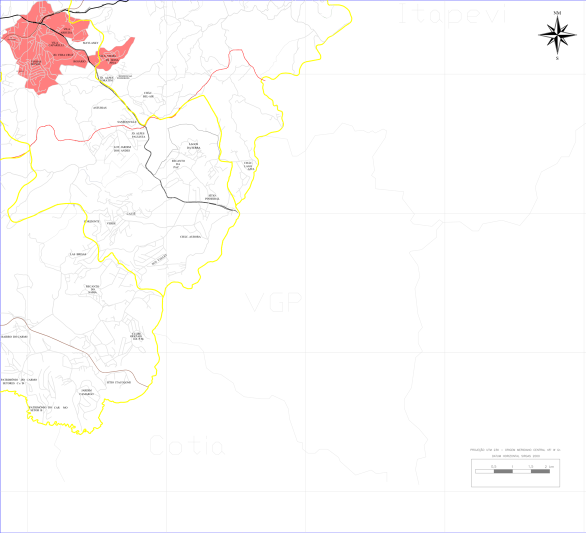
#> input picture scripts/viewport_carta_05.png, 1171 x 1066 px, found by its file name (shown at 1/2 size); its folder holds 3 pictures in this run
$ python check_viewport_content.py
#> lines starting #> are read from the running program, lines starting #| are printed output that depends on the picture; after the words box and inside, x2 and y2 are one past the last pixel; in counts of white or black regions, pixels touching at a corner belong together
from PIL import Image
import numpy as np

for num, name in [(5, 'maylasky'), (6, 'sao_joao_novo'), (7, 'canguera')]:
    src = f"C:/Users/admin/.gemini/antigravity/scratch/sao-roque-gis-hub/scripts/viewport_carta_0{num}.png"
    img = Image.open(src)
#> img is the input picture: PIL image 1171x1066 RGB; mean R, G, B 252.9, 250.9, 249.9
    arr = np.array(img.convert("RGB"))
    non_white = (arr[:, :, 0] < 240) | (arr[:, :, 1] < 240) | (arr[:, :, 2] < 240)
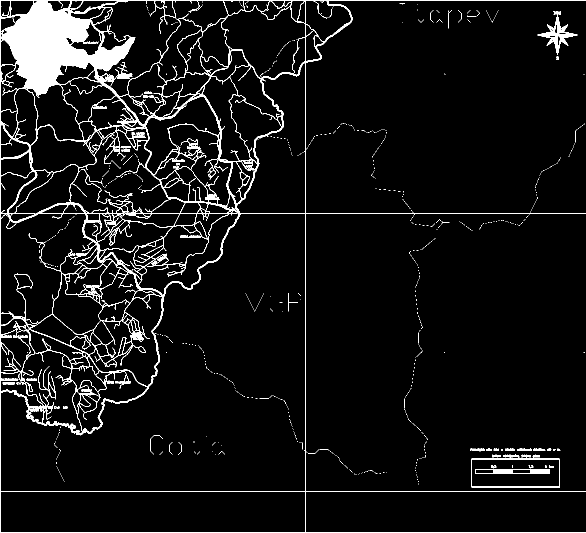
#> non_white: shape (1066, 1171) bool (shown at 1/2 size); 6% white; 766 white regions (711 under 20 px), largest, box (x1, y1, x2, y2) and area: (0, 0, 1171, 1066) 67210, (1075, 31, 1155, 109) 1432, (950, 938, 1100, 947) 930
    rows = np.any(non_white, axis=1)
    cols = np.any(non_white, axis=0)
    if np.any(rows) and np.any(cols):
        rmin, rmax = np.where(rows)[0][[0, -1]]
#> rmin = 0; rmax = 1065
        cmin, cmax = np.where(cols)[0][[0, -1]]
#> cmin = 0; cmax = 1170
        print(f"Carta {num} ({name}) content in viewport thumb ({img.width}x{img.height}):")
#| Carta 5 (maylasky) content in viewport thumb (1171x1066):
        print(f"  cols: [{cmin}, {cmax}] (width = {cmax - cmin})")
#|   cols: [0, 1170] (width = 1170)
        print(f"  rows: [{rmin}, rmax: {rmax}] (height = {rmax - rmin})")
#|   rows: [0, rmax: 1065] (height = 1065)
#> pass 2 of the loop `for num, name in [(5, 'maylasky'), (6, 'sao_joao_novo'), (7, 'canguera..`:
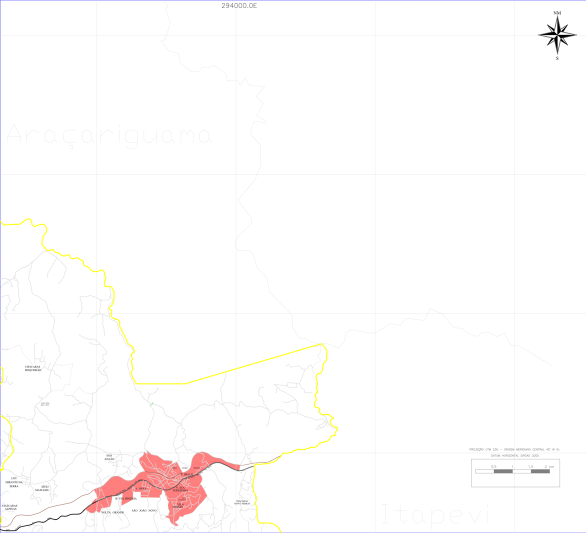
#> input picture scripts/viewport_carta_06.png, 1171 x 1066 px, found by its file name (shown at 1/2 size)
#> img is the input picture: PIL image 1171x1066 RGB; mean R, G, B 253.5, 252.1, 251.7
#> `non_white = (arr[:, :, 0] < 240) | (arr[:, :, 1] < 240) | (arr[:, :, 2..`:
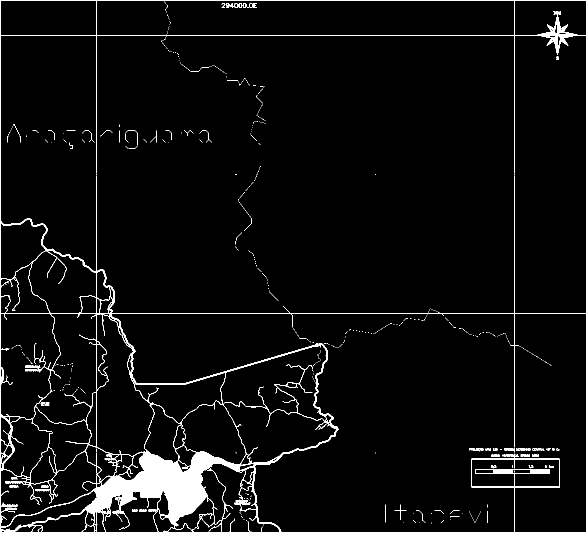
#> non_white: shape (1066, 1171) bool (shown at 1/2 size); 3.9% white; 527 white regions (469 under 20 px), largest, box (x1, y1, x2, y2) and area: (0, 0, 1171, 1066) 42769, (950, 938, 1100, 947) 931, (942, 917, 1120, 975) 871
#| Carta 6 (sao_joao_novo) content in viewport thumb (1171x1066):
#|   cols: [0, 1170] (width = 1170)
#|   rows: [0, rmax: 1065] (height = 1065)
#> pass 3 of the loop `for num, name in [(5, 'maylasky'), (6, 'sao_joao_novo'), (7, 'canguera..`:
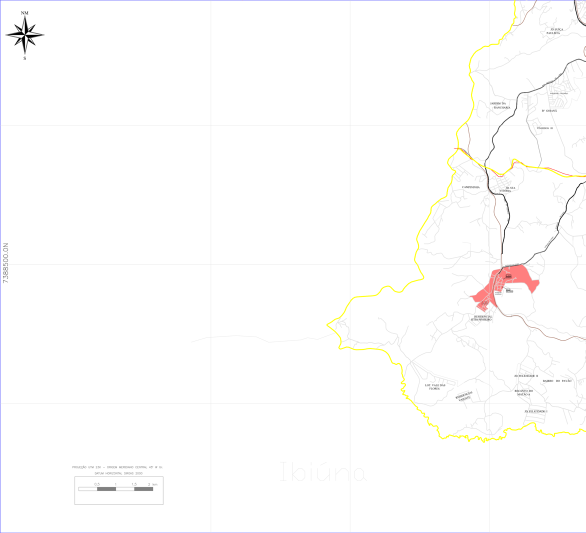
#> input picture scripts/viewport_carta_07.png, 1171 x 1066 px, found by its file name (shown at 1/2 size)
#> img is the input picture: PIL image 1171x1066 RGB; mean R, G, B 253.4, 252.9, 252.4
#> `non_white = (arr[:, :, 0] < 240) | (arr[:, :, 1] < 240) | (arr[:, :, 2..`:
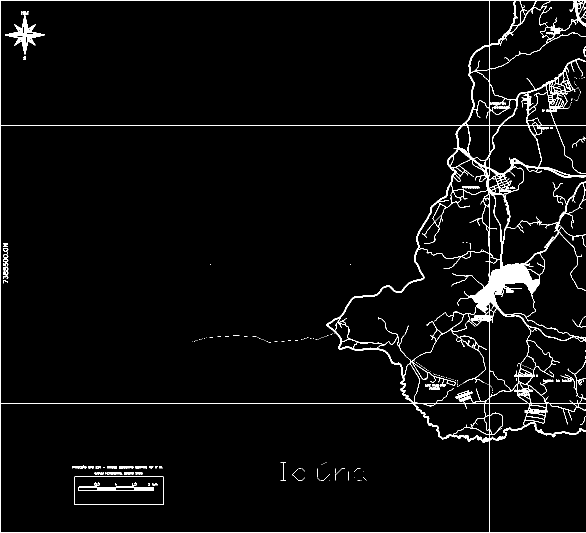
#> non_white: shape (1066, 1171) bool (shown at 1/2 size); 3.4% white; 213 white regions (170 under 20 px), largest, box (x1, y1, x2, y2) and area: (0, 0, 1171, 1066) 36219, (10, 22, 90, 109) 1519, (157, 973, 307, 982) 840
#| Carta 7 (canguera) content in viewport thumb (1171x1066):
#|   cols: [0, 1170] (width = 1170)
#|   rows: [0, rmax: 1065] (height = 1065)
